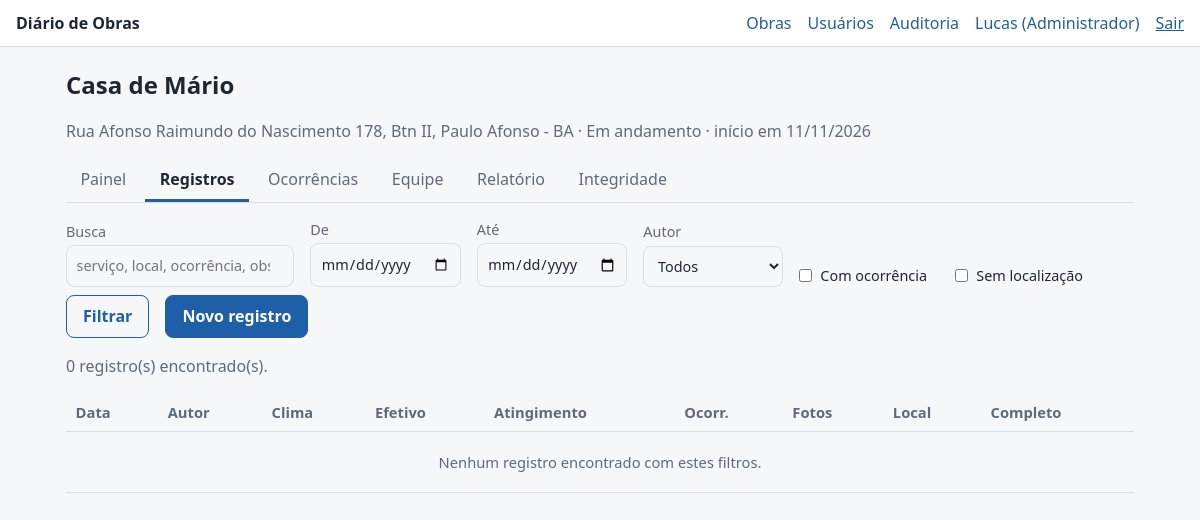
The page /obras/1/rdos (signed in) on the database its author committed.
### tables this page shows
CREATE TABLE users (
  id INTEGER PRIMARY KEY AUTOINCREMENT,
  nome TEXT NOT NULL,
  email TEXT NOT NULL UNIQUE,
  senha_hash TEXT NOT NULL,
  perfil TEXT NOT NULL CHECK (perfil IN ('admin','gestor','campo')),
  ativo INTEGER NOT NULL DEFAULT 1,
  criado_em TEXT NOT NULL
);

CREATE TABLE obras (
  id INTEGER PRIMARY KEY AUTOINCREMENT,
  nome TEXT NOT NULL,
  endereco TEXT,
  responsavel TEXT,
  data_inicio TEXT NOT NULL,
  data_prevista_fim TEXT,
  status TEXT NOT NULL DEFAULT 'em_andamento' CHECK (status IN ('em_andamento','paralisada','concluida')),
  criado_em TEXT NOT NULL
);

### diario/rdos.py (the view, shortened to what this page needs)
@bp.get("/obras/<int:obra_id>/rdos")
@security.login_required
def lista(obra_id):
    obra = security.exigir_obra(obra_id)
    a = request.args
    ini = services.parse_data(a.get("inicio"), "")
    fim = services.parse_data(a.get("fim"), "")
    q = a.get("q", "").strip()[:100]
    where, params = ["r.obra_id=?"], [obra_id]
    if ini:
        where.append("r.data_ref>=?"); params.append(ini)
    if fim:
        where.append("r.data_ref<=?"); params.append(fim)
    if a.get("autor", "").isdigit():
        where.append("r.autor_id=?"); params.append(int(a["autor"]))
    if a.get("so_ocorr"):
        where.append("EXISTS (SELECT 1 FROM ocorrencias o WHERE o.rdo_id=r.id)")
    if a.get("sem_loc"):
        where.append("r.loc_status != 'ok'")
    db = get_db()
    corpo = " WHERE " + " AND ".join(where)
    total = db.execute("SELECT COUNT(*) FROM rdos r" + corpo, params).fetchone()[0]
    pagina = max(1, int(a.get("p", 1))) if a.get("p", "1").isdigit() else 1
    linhas = [dict(r) for r in db.execute(
        services.SERIE_SELECT + corpo + " ORDER BY r.data_ref DESC LIMIT ? OFFSET ?",
        params + [POR_PAGINA, (pagina - 1) * POR_PAGINA])]
    ids = [r["id"] for r in linhas]
    extra = {}
    if ids:
        for r in db.execute(f"SELECT id, criado_em FROM rdos WHERE id IN ({','.join('?' * len(ids))})", ids):
            extra[r["id"]] = r["criado_em"]
    for r in linhas:
        r["compl"], _ = services.completude(r)
        r["criado_em"] = extra[r["id"]]
    autores = db.execute("SELECT DISTINCT autor_id, autor_nome FROM rdos WHERE obra_id=? ORDER BY autor_nome", (obra_id,)).fetchall()
    args = {k: v for k, v in a.items() if k != "p" and v}
    return render_template("rdo_lista.html", obra=obra, linhas=linhas, total=total, pagina=pagina,
                           paginas=max(1, -(-total // POR_PAGINA)), autores=autores, args=args)

### diario/db.py (called while the page is built)
def conectar(caminho: str) -> sqlite3.Connection:
    con = sqlite3.connect(caminho, isolation_level=None, timeout=15)
    con.row_factory = sqlite3.Row
    con.execute("PRAGMA foreign_keys = ON")
    con.execute("PRAGMA journal_mode = WAL")
    return con

def get_db() -> sqlite3.Connection:
    if "db" not in g:
        g.db = conectar(current_app.config["DATABASE"])
    return g.db

### diario/security.py (called while the page is built)
def csrf_token() -> str:
    if "_csrf" not in session:
        session["_csrf"] = secrets.token_urlsafe(32)
    return session["_csrf"]

def carregar_usuario() -> None:
    g.user = None
    uid = session.get("uid")
    if uid:
        u = get_db().execute("SELECT * FROM users WHERE id=? AND ativo=1", (uid,)).fetchone()
        if u:
            g.user = u
        else:
            session.clear()

def login_required(view):
    @wraps(view)
    def wrapped(*a, **kw):
        if g.user is None:
            return redirect(url_for("auth.login", next=request.path))
        return view(*a, **kw)
    return wrapped

def exigir_obra(obra_id: int):
    db = get_db()
    obra = db.execute("SELECT * FROM obras WHERE id=?", (obra_id,)).fetchone()
    if obra is None:
        abort(404)
    if g.user["perfil"] != "admin":
        vinculo = db.execute(
            "SELECT 1 FROM obra_usuarios WHERE obra_id=? AND user_id=?", (obra_id, g.user["id"])
        ).fetchone()
        if not vinculo:
            abort(404)
    return obra

### diario/services.py (called while the page is built)
def parse_data(valor, padrao):
    try:
        return datetime.strptime(valor, "%Y-%m-%d").date().isoformat()
    except (TypeError, ValueError):
        return padrao

### diario/utils.py (called while the page is built)
def tz():
    nome = current_app.config.get("TZ", "America/Bahia")
    try:
        from zoneinfo import ZoneInfo
        return ZoneInfo(nome)
    except Exception:  # sem base de fusos instalada (ex.: Windows sem tzdata)
        return timezone(timedelta(hours=-3))

def hoje_local() -> date:
    return datetime.now(tz()).date()

def f_data(iso_data):
    try:
        return datetime.strptime(iso_data, "%Y-%m-%d").strftime("%d/%m/%Y")
    except (TypeError, ValueError):
        return "—"

### diario/templates/rdo_lista.html (shortened to what this page needs)
{% extends 'base.html' %}
{% from '_macros.html' import obra_nav with context %}
{% block conteudo %}
{{ obra_nav(obra, 'rdos') }}
<form method="get" class="filtros">
  <label>Busca <input type="search" name="q" value="{{ request.args.get('q','') }}" placeholder="serviço, local, ocorrência, observação"></label>
  <label>De <input type="date" name="inicio" value="{{ request.args.get('inicio','') }}"></label>
  <label>Até <input type="date" name="fim" value="{{ request.args.get('fim','') }}"></label>
  <label>Autor <select name="autor"><option value="">Todos</option>
    {% for a in autores %}<option value="{{ a.autor_id }}" {% if request.args.get('autor')==a.autor_id|string %}selected{% endif %}>{{ a.autor_nome }}</option>{% endfor %}</select></label>
  <label class="check"><input type="checkbox" name="so_ocorr" value="1" {% if request.args.get('so_ocorr') %}checked{% endif %}> Com ocorrência</label>
  <label class="check"><input type="checkbox" name="sem_loc" value="1" {% if request.args.get('sem_loc') %}checked{% endif %}> Sem localização</label>
  <button class="botao sec" type="submit">Filtrar</button>
  <a class="botao" href="{{ url_for('rdos.novo', obra_id=obra.id) }}">Novo registro</a>
</form>
<p class="muted">{{ total }} registro(s) encontrado(s).</p>
<div class="tabela-rolagem"><table>
  <thead><tr><th>Data</th><th>Autor</th><th>Clima</th><th>Efetivo</th><th>Atingimento</th><th>Ocorr.</th><th>Fotos</th><th>Local</th><th>Completo</th></tr></thead>
  <tbody>
  {% for r in linhas %}
    <tr>
      <td><a href="{{ url_for('rdos.detalhe', rdo_id=r.id) }}">{{ r.data_ref|data }}</a>
          {% if r|atraso > 0 %}<span class="badge badge-aviso" title="Registrado {{ r|atraso }} dia(s) depois">+{{ r|atraso }}d</span>{% endif %}</td>
      <td>{{ r.autor_nome }}</td>
      <td>{{ R.clima[r.clima_manha] }} / {{ R.clima[r.clima_tarde] }}</td>
      <td>{{ r.efetivo }}</td>
      <td>{{ (r.ating|dec(0) ~ '%') if r.ating is not none else '—' }}</td>
      <td>{{ r.n_ocorr }}</td><td>{{ r.n_fotos }}</td>
      <td>{% if r.loc_status=='ok' %}<span class="badge badge-ok">Sim</span>{% else %}<span class="badge badge-aviso">Não</span>{% endif %}</td>
      <td>{{ r.compl }}%</td>
    </tr>
  {% else %}<tr><td colspan="9" class="vazio">Nenhum registro encontrado com estes filtros.</td></tr>
  {% endfor %}
  </tbody></table></div>
{% endblock %}

### diario/templates/base.html (shortened to what this page needs)
{% from '_macros.html' import csrf with context %}
<!doctype html>
<html lang="pt-BR">
<head>
  <link rel="stylesheet" href="{{ url_for('static', filename='css/app.css') }}">
</head>
<body {% block bodyattrs %}{% endblock %}>
<header class="topo">
  <a class="marca" href="{{ url_for('obras.lista') if usuario else url_for('auth.login') }}">Diário de Obras</a>
  {% if usuario %}
  <nav class="topo-nav" aria-label="Principal">
    <a href="{{ url_for('obras.lista') }}">Obras</a>
    {% if usuario.perfil == 'admin' %}
      <a href="{{ url_for('admin.usuarios') }}">Usuários</a>
      <a href="{{ url_for('admin.auditoria') }}">Auditoria</a>
    {% endif %}
    <a href="{{ url_for('auth.trocar_senha') }}">{{ usuario.nome.split(' ')[0] }} ({{ R.perfil[usuario.perfil] }})</a>
    <form method="post" action="{{ url_for('auth.logout') }}" class="inline">{{ csrf() }}<button class="link" type="submit">Sair</button></form>
  </nav>
  {% endif %}
</header>
<main id="conteudo" class="conteudo">
  {% block conteudo %}{% endblock %}
</main>
</body>
</html>

### diario/templates/_macros.html (shortened to what this page needs)
{% macro obra_nav(obra, ativo) %}
<div class="obra-cab">
  <h1>{{ obra.nome }}</h1>
  <p class="muted">{{ obra.endereco or 'Endereço não informado' }} · {{ R.status_obra[obra.status] }} · início em {{ obra.data_inicio|data }}</p>
</div>
<nav class="abas" aria-label="Seções da obra">
  <a href="{{ url_for('obras.painel', obra_id=obra.id) }}" {% if ativo=='painel' %}aria-current="page"{% endif %}>Painel</a>
  <a href="{{ url_for('rdos.lista', obra_id=obra.id) }}" {% if ativo=='rdos' %}aria-current="page"{% endif %}>Registros</a>
  <a href="{{ url_for('obras.ocorrencias', obra_id=obra.id) }}" {% if ativo=='ocorrencias' %}aria-current="page"{% endif %}>Ocorrências</a>
  <a href="{{ url_for('obras.funcionarios', obra_id=obra.id) }}" {% if ativo=='funcionarios' %}aria-current="page"{% endif %}>Equipe</a>
  <a href="{{ url_for('obras.relatorio', obra_id=obra.id) }}" {% if ativo=='relatorio' %}aria-current="page"{% endif %}>Relatório</a>
  {% if usuario.perfil in ('admin','gestor') %}<a href="{{ url_for('obras.integridade', obra_id=obra.id) }}" {% if ativo=='integridade' %}aria-current="page"{% endif %}>Integridade</a>{% endif %}
</nav>
{% endmacro %}

### diario/static/css/app.css (style rules this page uses)
:root { --bg:#f6f7f9;--card:#fff;--tx:#1d2733;--mut:#5d6b7a;--bd:#d9dee5;--pri:#1f5fa8;--pri-tx:#fff;--ok:#1e7a46;--ok-bg:#e3f4ea;--av:#8a5a00;--av-bg:#fdf1d6;--er:#a52a2a;--er-bg:#fbe4e4;--sel:#1f5fa8 }
* { box-sizing:border-box }
body { margin:0;background:var(--bg);color:var(--tx);font:16px/1.5 system-ui,-apple-system,"Segoe UI",Roboto,Arial,sans-serif }
a { color:var(--pri) }
h1 { font-size:1.5rem;margin:.2rem 0 .6rem }
.topo { display:flex;flex-wrap:wrap;gap:.5rem 1.2rem;align-items:center;justify-content:space-between;padding:.7rem 1rem;background:var(--card);border-bottom:1px solid var(--bd) }
.marca { font-weight:700;text-decoration:none;color:var(--tx) }
.topo-nav { display:flex;flex-wrap:wrap;gap:.4rem 1rem;align-items:center }
.topo-nav a { text-decoration:none }
.conteudo { max-width:1100px;margin:0 auto;padding:1rem }
form.inline { display:inline }
button.link { background:none;border:0;color:var(--pri);cursor:pointer;font:inherit;padding:0;text-decoration:underline }
.botao { display:inline-block;background:var(--pri);color:var(--pri-tx);border:1px solid var(--pri);border-radius:8px;padding:.55rem 1rem;font:inherit;font-weight:600;text-decoration:none;cursor:pointer }
.botao.sec { background:transparent;color:var(--pri) }
label { display:block;font-size:.9rem;color:var(--mut);margin:.55rem 0 }
input,select,textarea { display:block;width:100%;margin-top:.2rem;padding:.55rem .6rem;border:1px solid var(--bd);border-radius:8px;background:var(--bg);color:var(--tx);font:inherit }
label.check { display:flex;gap:.5rem;align-items:center;color:var(--tx);margin:.3rem 0 }
label.check input { width:auto;margin:0 }
.muted { color:var(--mut) }
.vazio { color:var(--mut);text-align:center;padding:1.2rem }
.abas { display:flex;flex-wrap:wrap;gap:.3rem;border-bottom:1px solid var(--bd);margin:.5rem 0 1rem }
.abas a { padding:.5rem .9rem;text-decoration:none;color:var(--mut);border-bottom:3px solid transparent }
.abas a[aria-current=page] { color:var(--tx);border-bottom-color:var(--pri);font-weight:600 }
.filtros { display:flex;flex-wrap:wrap;gap:.5rem 1rem;align-items:flex-end;margin:.5rem 0 1rem }
.filtros label { margin:0;min-width:140px }
.tabela-rolagem { overflow-x:auto }
table { border-collapse:collapse;width:100%;font-size:.92rem }
th,td { text-align:left;padding:.45rem .6rem;border-bottom:1px solid var(--bd);vertical-align:top }
th { color:var(--mut);font-weight:600;white-space:nowrap }

### rows shown on the page
users: nome "Lucas", perfil "Administrador"
obras: nome "Casa de Mário", endereco "Rua Afonso Raimundo do Nascimento 178, Btn II, Paulo Afonso - BA", status "Em andamento", data_inicio|data "11/11/2026"

### other values the page prints
{{ total }} "0"
